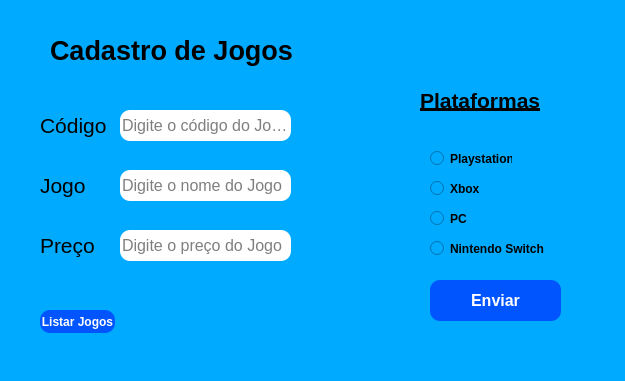
<?xml version="1.0" encoding="UTF-8"?>
<ui version="4.0">
 <class>MainWindow</class>
 <widget class="QMainWindow" name="MainWindow">
  <property name="geometry">
   <rect>
    <x>0</x>
    <y>0</y>
    <width>625</width>
    <height>381</height>
   </rect>
  </property>
  <property name="font">
   <font>
    <weight>75</weight>
    <bold>true</bold>
   </font>
  </property>
  <property name="windowTitle">
   <string>MainWindow</string>
  </property>
  <property name="layoutDirection">
   <enum>Qt::LeftToRight</enum>
  </property>
  <property name="styleSheet">
   <string notr="true">background-color: rgb(0, 170, 255)
</string>
  </property>
  <widget class="QWidget" name="centralwidget">
   <property name="styleSheet">
    <string notr="true">QWidget {
border:none;
border-radius: 10px;
}</string>
   </property>
   <widget class="QLabel" name="label">
    <property name="geometry">
     <rect>
      <x>50</x>
      <y>30</y>
      <width>301</width>
      <height>41</height>
     </rect>
    </property>
    <property name="font">
     <font>
      <pointsize>20</pointsize>
      <weight>75</weight>
      <bold>true</bold>
      <underline>false</underline>
     </font>
    </property>
    <property name="text">
     <string>Cadastro de Jogos</string>
    </property>
   </widget>
   <widget class="QLabel" name="label_2">
    <property name="geometry">
     <rect>
      <x>40</x>
      <y>110</y>
      <width>91</width>
      <height>31</height>
     </rect>
    </property>
    <property name="font">
     <font>
      <pointsize>16</pointsize>
     </font>
    </property>
    <property name="text">
     <string>Código</string>
    </property>
   </widget>
   <widget class="QLabel" name="label_3">
    <property name="geometry">
     <rect>
      <x>40</x>
      <y>170</y>
      <width>51</width>
      <height>31</height>
     </rect>
    </property>
    <property name="font">
     <font>
      <pointsize>16</pointsize>
     </font>
    </property>
    <property name="text">
     <string>Jogo</string>
    </property>
   </widget>
   <widget class="QLabel" name="label_4">
    <property name="geometry">
     <rect>
      <x>40</x>
      <y>230</y>
      <width>61</width>
      <height>31</height>
     </rect>
    </property>
    <property name="font">
     <font>
      <pointsize>16</pointsize>
     </font>
    </property>
    <property name="text">
     <string>Preço</string>
    </property>
   </widget>
   <widget class="QLineEdit" name="lineEdit_3">
    <property name="enabled">
     <bool>true</bool>
    </property>
    <property name="geometry">
     <rect>
      <x>120</x>
      <y>110</y>
      <width>171</width>
      <height>31</height>
     </rect>
    </property>
    <property name="font">
     <font>
      <family>Segoe UI</family>
      <pointsize>12</pointsize>
      <weight>50</weight>
      <bold>false</bold>
     </font>
    </property>
    <property name="layoutDirection">
     <enum>Qt::LeftToRight</enum>
    </property>
    <property name="styleSheet">
     <string notr="true">QLineEdit{
	background-color: rgb(255, 255, 255);
	border:none;
	border-radius: 10px;
}</string>
    </property>
    <property name="text">
     <string/>
    </property>
    <property name="frame">
     <bool>true</bool>
    </property>
    <property name="placeholderText">
     <string>Digite o código do Jogo</string>
    </property>
   </widget>
   <widget class="QLineEdit" name="lineEdit_4">
    <property name="geometry">
     <rect>
      <x>120</x>
      <y>170</y>
      <width>171</width>
      <height>31</height>
     </rect>
    </property>
    <property name="font">
     <font>
      <pointsize>12</pointsize>
      <weight>50</weight>
      <bold>false</bold>
     </font>
    </property>
    <property name="styleSheet">
     <string notr="true">QLineEdit{
	background-color: rgb(255, 255, 255);
	border:none;
	border-radius: 10px;
}</string>
    </property>
    <property name="placeholderText">
     <string>Digite o nome do Jogo</string>
    </property>
   </widget>
   <widget class="QLineEdit" name="lineEdit_5">
    <property name="geometry">
     <rect>
      <x>120</x>
      <y>230</y>
      <width>171</width>
      <height>31</height>
     </rect>
    </property>
    <property name="font">
     <font>
      <pointsize>12</pointsize>
     </font>
    </property>
    <property name="styleSheet">
     <string notr="true">QLineEdit{
	background-color: rgb(255, 255, 255);
	border:none;
	border-radius: 10px;
}</string>
    </property>
    <property name="placeholderText">
     <string>Digite o preço do Jogo</string>
    </property>
   </widget>
   <widget class="QRadioButton" name="radioButton">
    <property name="geometry">
     <rect>
      <x>430</x>
      <y>150</y>
      <width>82</width>
      <height>17</height>
     </rect>
    </property>
    <property name="font">
     <font>
      <weight>75</weight>
      <bold>true</bold>
     </font>
    </property>
    <property name="toolTip">
     <string>&lt;html&gt;&lt;head/&gt;&lt;body&gt;&lt;p&gt;&lt;br/&gt;&lt;/p&gt;&lt;/body&gt;&lt;/html&gt;</string>
    </property>
    <property name="text">
     <string>Playstation</string>
    </property>
   </widget>
   <widget class="QRadioButton" name="radioButton_2">
    <property name="geometry">
     <rect>
      <x>430</x>
      <y>180</y>
      <width>82</width>
      <height>17</height>
     </rect>
    </property>
    <property name="font">
     <font>
      <weight>75</weight>
      <bold>true</bold>
     </font>
    </property>
    <property name="text">
     <string>Xbox</string>
    </property>
   </widget>
   <widget class="QRadioButton" name="radioButton_3">
    <property name="geometry">
     <rect>
      <x>430</x>
      <y>210</y>
      <width>82</width>
      <height>17</height>
     </rect>
    </property>
    <property name="font">
     <font>
      <weight>75</weight>
      <bold>true</bold>
     </font>
    </property>
    <property name="text">
     <string>PC</string>
    </property>
   </widget>
   <widget class="QLabel" name="label_5">
    <property name="geometry">
     <rect>
      <x>420</x>
      <y>80</y>
      <width>131</width>
      <height>41</height>
     </rect>
    </property>
    <property name="text">
     <string>&lt;html&gt;&lt;head/&gt;&lt;body&gt;&lt;p&gt;&lt;span style=&quot; font-size:16pt; font-weight:600; text-decoration: underline;&quot;&gt;Plataformas&lt;/span&gt;&lt;/p&gt;&lt;/body&gt;&lt;/html&gt;</string>
    </property>
   </widget>
   <widget class="QPushButton" name="pushButton">
    <property name="geometry">
     <rect>
      <x>430</x>
      <y>280</y>
      <width>131</width>
      <height>41</height>
     </rect>
    </property>
    <property name="font">
     <font>
      <pointsize>12</pointsize>
      <weight>75</weight>
      <bold>true</bold>
     </font>
    </property>
    <property name="styleSheet">
     <string notr="true">QPushButton{
	background-color: rgb(0, 85, 255);
	border:none;
	border-radius: 10px;
	color: #FFF
}</string>
    </property>
    <property name="text">
     <string>Enviar</string>
    </property>
   </widget>
   <widget class="QPushButton" name="pushButton_2">
    <property name="geometry">
     <rect>
      <x>40</x>
      <y>310</y>
      <width>75</width>
      <height>23</height>
     </rect>
    </property>
    <property name="font">
     <font>
      <weight>75</weight>
      <bold>true</bold>
     </font>
    </property>
    <property name="styleSheet">
     <string notr="true">QPushButton{
	background-color: rgb(0, 85, 255);
	border:none;
	border-radius: 10px;
	color: #FFF
}</string>
    </property>
    <property name="text">
     <string>Listar Jogos</string>
    </property>
   </widget>
   <widget class="QRadioButton" name="radioButton_4">
    <property name="geometry">
     <rect>
      <x>430</x>
      <y>240</y>
      <width>121</width>
      <height>17</height>
     </rect>
    </property>
    <property name="font">
     <font>
      <weight>75</weight>
      <bold>true</bold>
     </font>
    </property>
    <property name="text">
     <string>Nintendo Switch</string>
    </property>
   </widget>
  </widget>
 </widget>
 <resources/>
 <connections/>
</ui>
